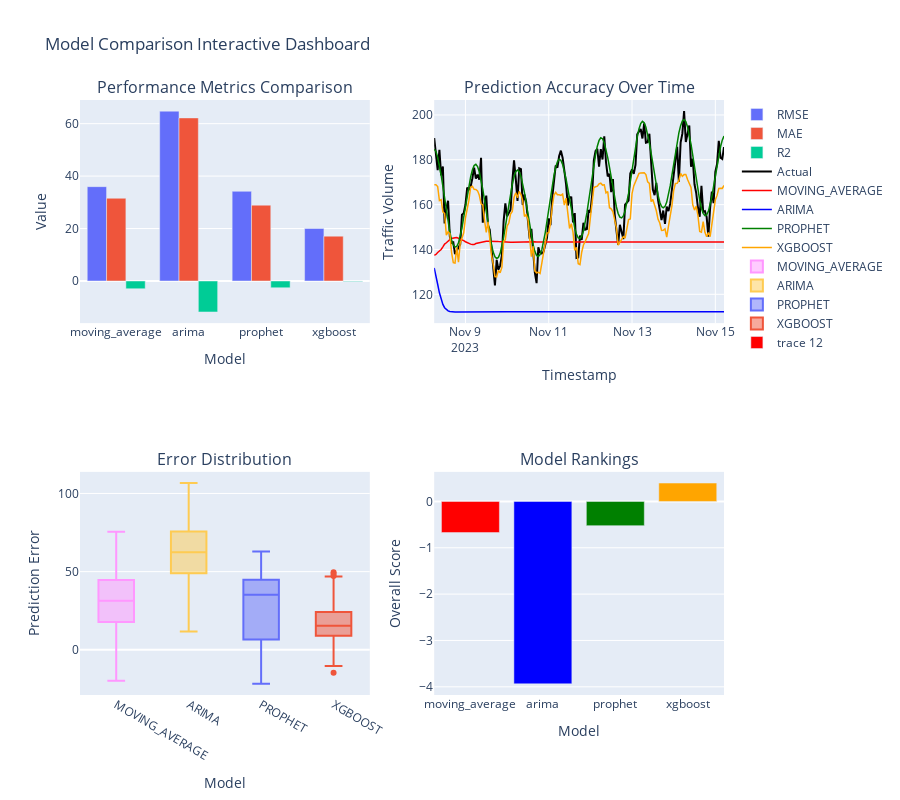

Notebook cell for this chart:
### Markdown cell above
## 10. Create Interactive Comparison Dashboard

### Code cell
def create_interactive_dashboard(metrics_df: pd.DataFrame, predictions: Dict, test_data: pd.DataFrame):
    """Create interactive Plotly dashboard for model comparison."""
    
    # Create subplots
    fig = make_subplots(
        rows=2, cols=2,
        subplot_titles=('Performance Metrics Comparison', 'Prediction Accuracy Over Time',
                       'Error Distribution', 'Model Rankings'),
        specs=[[{'type': 'bar'}, {'type': 'scatter'}],
               [{'type': 'box'}, {'type': 'bar'}]]
    )
    
    # 1. Performance metrics bar chart
    models = metrics_df.index.tolist()
    
    for metric in ['rmse', 'mae', 'r2']:
        fig.add_trace(
            go.Bar(name=metric.upper(), x=models, y=metrics_df[metric]),
            row=1, col=1
        )
    
    # 2. Prediction accuracy over time
    n_points = min(168, len(test_data))
    plot_data = test_data.iloc[:n_points]
    
    fig.add_trace(
        go.Scatter(x=plot_data['timestamp'], y=plot_data['traffic_volume'],
                  mode='lines', name='Actual', line=dict(color='black', width=2)),
        row=1, col=2
    )
    
    colors = ['red', 'blue', 'green', 'orange']
    for idx, (model_name, preds) in enumerate(predictions.items()):
        fig.add_trace(
            go.Scatter(x=plot_data['timestamp'], y=preds[:n_points],
                      mode='lines', name=model_name.upper(),
                      line=dict(color=colors[idx], width=1.5)),
            row=1, col=2
        )
    
    # 3. Error distribution box plots
    for model_name, preds in predictions.items():
        errors = test_data['traffic_volume'].values - preds[:len(test_data)]
        mask = ~np.isnan(errors)
        fig.add_trace(
            go.Box(y=errors[mask], name=model_name.upper()),
            row=2, col=1
        )
    
    # 4. Model rankings
    # Calculate overall score (normalized)
    metrics_norm = metrics_df.copy()
    metrics_norm['rmse'] = 1 - (metrics_norm['rmse'] / metrics_norm['rmse'].max())
    metrics_norm['mae'] = 1 - (metrics_norm['mae'] / metrics_norm['mae'].max())
    metrics_norm['score'] = (metrics_norm['rmse'] + metrics_norm['mae'] + metrics_norm['r2']) / 3
    
    fig.add_trace(
        go.Bar(x=models, y=metrics_norm['score'],
              marker_color=['red', 'blue', 'green', 'orange']),
        row=2, col=2
    )
    
    # Update layout
    fig.update_layout(
        title_text="Model Comparison Interactive Dashboard",
        showlegend=True,
        height=800,
        hovermode='x unified'
    )
    
    # Update axes
    fig.update_xaxes(title_text="Model", row=1, col=1)
    fig.update_xaxes(title_text="Timestamp", row=1, col=2)
    fig.update_xaxes(title_text="Model", row=2, col=1)
    fig.update_xaxes(title_text="Model", row=2, col=2)
    
    fig.update_yaxes(title_text="Value", row=1, col=1)
    fig.update_yaxes(title_text="Traffic Volume", row=1, col=2)
    fig.update_yaxes(title_text="Prediction Error", row=2, col=1)
    fig.update_yaxes(title_text="Overall Score", row=2, col=2)
    
    fig.show()
    
    return fig

# Create interactive dashboard
dashboard = create_interactive_dashboard(metrics_df, comparator.predictions, test_data)

### Figure 1 — Plotly figure (JSON) as saved in the notebook; plotly's stock layout.template omitted (floating-point values rounded to 4 significant figures; data arrays with more than 128 entries replaced by an {"elided": "..."} marker saying what was removed)
{"data": [{"name": "RMSE", "type": "bar", "x": ["moving_average", "arima", "prophet", "xgboost"], "xaxis": "x", "y": [35.98, 64.77, 34.2, 20.02], "yaxis": "y"}, {"name": "MAE", "type": "bar", "x": ["moving_average", "arima", "prophet", "xgboost"], "xaxis": "x", "y": [31.56, 62.19, 28.91, 17.1], "yaxis": "y"}, {"name": "R2", "type": "bar", "x": ["moving_average", "arima", "prophet", "xgboost"], "xaxis": "x", "y": [-2.953, -11.81, -2.573, -0.224], "yaxis": "y"}, {"line": {"color": "black", "width": 2}, "mode": "lines", "name": "Actual", "type": "scatter", "x": {"elided": "168 str values"}, "xaxis": "x2", "y": {"elided": "168 float values"}, "yaxis": "y2"}, {"line": {"color": "red", "width": 1.5}, "mode": "lines", "name": "MOVING_AVERAGE", "type": "scatter", "x": {"elided": "168 str values"}, "xaxis": "x2", "y": {"elided": "168 float values"}, "yaxis": "y2"}, {"line": {"color": "blue", "width": 1.5}, "mode": "lines", "name": "ARIMA", "type": "scatter", "x": {"elided": "168 str values"}, "xaxis": "x2", "y": {"elided": "168 float values"}, "yaxis": "y2"}, {"line": {"color": "green", "width": 1.5}, "mode": "lines", "name": "PROPHET", "type": "scatter", "x": {"elided": "168 str values"}, "xaxis": "x2", "y": {"elided": "168 float values"}, "yaxis": "y2"}, {"line": {"color": "orange", "width": 1.5}, "mode": "lines", "name": "XGBOOST", "type": "scatter", "x": {"elided": "168 str values"}, "xaxis": "x2", "y": {"elided": "168 float values"}, "yaxis": "y2"}, {"name": "MOVING_AVERAGE", "type": "box", "xaxis": "x3", "y": {"elided": "1290 float values"}, "yaxis": "y3"}, {"name": "ARIMA", "type": "box", "xaxis": "x3", "y": {"elided": "1290 float values"}, "yaxis": "y3"}, {"name": "PROPHET", "type": "box", "xaxis": "x3", "y": {"elided": "1290 float values"}, "yaxis": "y3"}, {"name": "XGBOOST", "type": "box", "xaxis": "x3", "y": {"elided": "1290 float values"}, "yaxis": "y3"}, {"marker": {"color": ["red", "blue", "green", "orange"]}, "type": "bar", "x": ["moving_average", "arima", "prophet", "xgboost"], "xaxis": "x4", "y": [-0.672, -3.936, -0.522, 0.3973], "yaxis": "y4"}], "layout": {"annotations": [{"font": {"size": 16}, "showarrow": false, "text": "Performance Metrics Comparison", "x": 0.225, "xanchor": "center", "xref": "paper", "y": 1, "yanchor": "bottom", "yref": "paper"}, {"font": {"size": 16}, "showarrow": false, "text": "Prediction Accuracy Over Time", "x": 0.775, "xanchor": "center", "xref": "paper", "y": 1, "yanchor": "bottom", "yref": "paper"}, {"font": {"size": 16}, "showarrow": false, "text": "Error Distribution", "x": 0.225, "xanchor": "center", "xref": "paper", "y": 0.375, "yanchor": "bottom", "yref": "paper"}, {"font": {"size": 16}, "showarrow": false, "text": "Model Rankings", "x": 0.775, "xanchor": "center", "xref": "paper", "y": 0.375, "yanchor": "bottom", "yref": "paper"}], "height": 800, "hovermode": "x unified", "showlegend": true, "title": {"text": "Model Comparison Interactive Dashboard"}, "xaxis": {"anchor": "y", "domain": [0, 0.45], "title": {"text": "Model"}}, "xaxis2": {"anchor": "y2", "domain": [0.55, 1], "title": {"text": "Timestamp"}}, "xaxis3": {"anchor": "y3", "domain": [0, 0.45], "title": {"text": "Model"}}, "xaxis4": {"anchor": "y4", "domain": [0.55, 1], "title": {"text": "Model"}}, "yaxis": {"anchor": "x", "domain": [0.625, 1], "title": {"text": "Value"}}, "yaxis2": {"anchor": "x2", "domain": [0.625, 1], "title": {"text": "Traffic Volume"}}, "yaxis3": {"anchor": "x3", "domain": [0, 0.375], "title": {"text": "Prediction Error"}}, "yaxis4": {"anchor": "x4", "domain": [0, 0.375], "title": {"text": "Overall Score"}}}}
